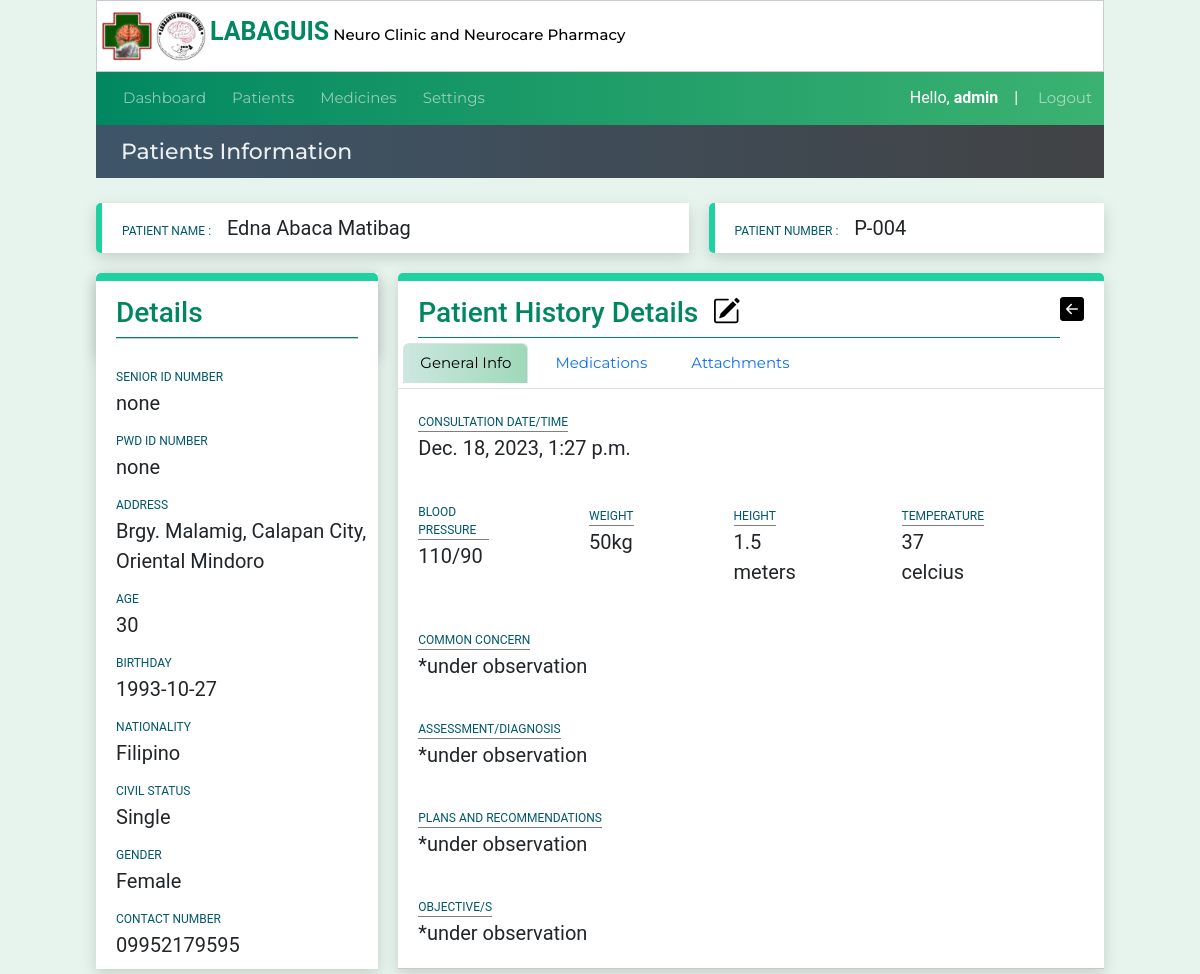
The page /patientinfo/31/patientmedinfo_geninfo/48 (signed in) on the database as committed earlier.
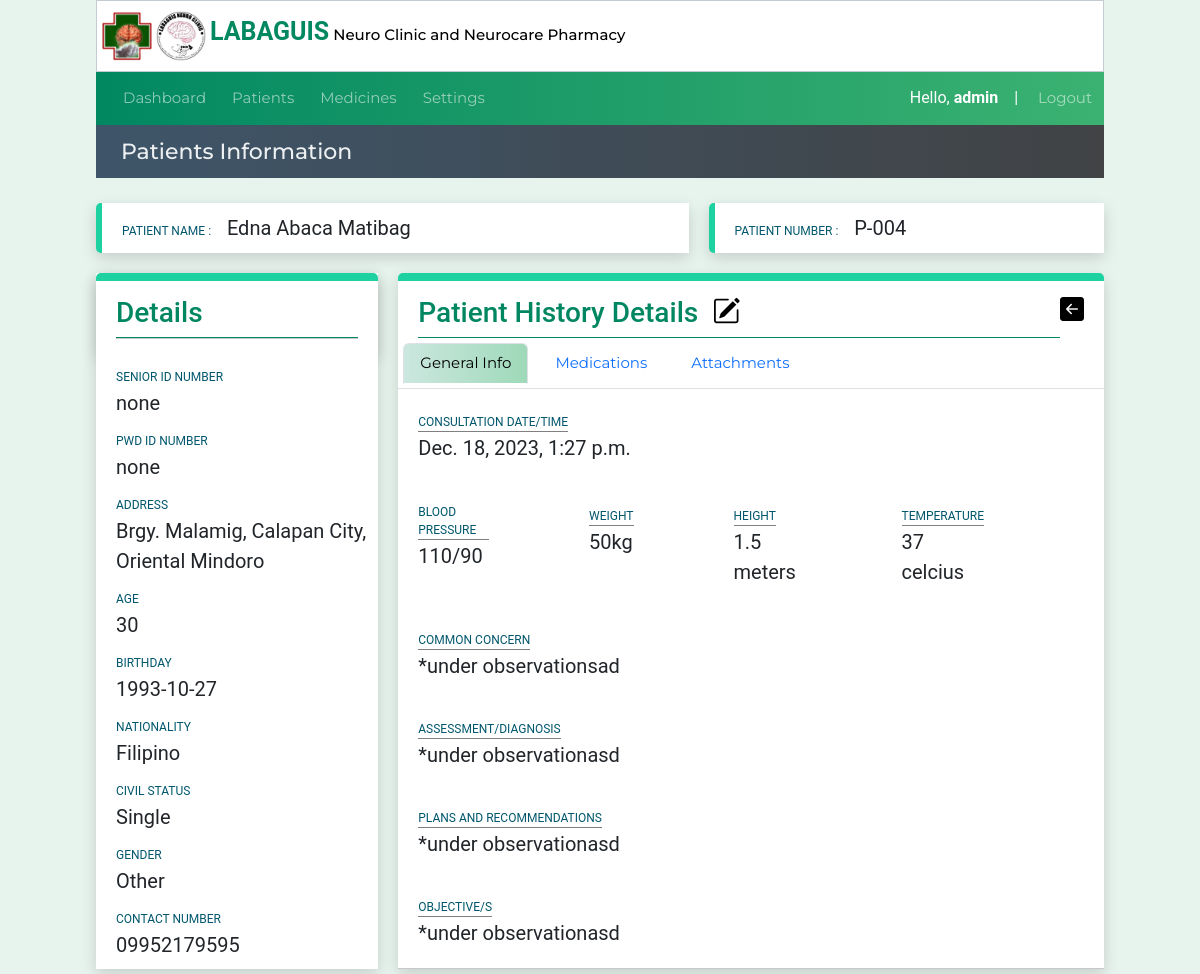
The same page on the database as committed later.
### website/models.py (models this page shows, shortened)
class Patient(models.Model):
    created_at = models.DateTimeField(auto_now_add=True)
    patient_code=models.CharField(max_length=50)
    first_name = models.CharField(max_length=50)
    middle_name = models.CharField(max_length=50)
    last_name = models.CharField(max_length=50)
    age = models.CharField(max_length=50)
    bday = models.CharField(max_length=50,default='')
    civil_status = models.CharField(max_length=50,default='')
    gender = models.CharField(max_length=50)
    address = models.CharField(max_length=100)
    contact_number = models.CharField(max_length=50)
    srID = models.CharField(max_length=50,null=True, blank=True)
    pwdID = models.CharField(max_length=50,null=True, blank=True)
    nationality = models.CharField(max_length=50,null=True, blank=True)

class Patienthistory(models.Model):
    created_at = models.DateTimeField(auto_now_add=True,null=True, blank=True)
    consultCounter = models.CharField(max_length=50)
    patient_code=models.CharField(max_length=50)
    diagnosis = models.TextField(default="*under observation",max_length=500,null=True, blank=True)
    remarks = models.TextField(default="*under observation",max_length=500,null=True, blank=True)
    objectives = models.TextField(default="*under observation",max_length=500,null=True, blank=True)
    plans_recommendations = models.TextField(default="*under observation",max_length=500,null=True, blank=True)
    bp = models.CharField(max_length=50,null=True, blank=True)
    weight = models.CharField(max_length=50,null=True, blank=True)
    height = models.CharField(max_length=50,null=True, blank=True)
    bodytemp = models.CharField(max_length=50,null=True, blank=True)

### website/views.py (the view, shortened to what this page needs)
# urls.py: path('patientinfo/<int:pk>/patientmedinfo_geninfo/<int:pkHistory>',views.patientmedinfo_geninfo, name='patientmedinfo_geninfo'),
@login_required(login_url="loginuser")
def patientmedinfo_geninfo(request,pk,pkHistory,selectedmed=''):
    form =PatientsAttachmentsForm()
    context=patientinfoData(pk)
    patienthistory_Data= Patienthistory.objects.get(id=pkHistory)
    context['patient_history']= patienthistory_Data
    pCode= context['pCode']
    context['medicinedata'] =Medicinelist.objects.all()
    context['form']=form
    context['patient_history_attachments'] = PatientsAttachments.objects.filter(patient_code=pCode,consultCounter=patienthistory_Data.consultCounter)
    return render(request,'patientmedinfo-geninfo.html',context)

### website/views.py (called while the page is built)
def patientinfoData(pk):
    medicines_list = Medicinelist.objects.all()
    patient_record = Patient.objects.get(id=pk)
    medicationrecord = Prescription.objects.filter(patient_code=patient_record.patient_code)
    context = { 'medicationrecord': medicationrecord,
               'patient_record':patient_record,
               'medicines_list':medicines_list,
               'pCode':patient_record.patient_code,
               'pID':pk,
               }
    return context

### website/templates/patientmedinfo-geninfo.html (shortened to what this page needs)
{% extends 'patientinfo.html' %}
{% load custom_tags %}
{% load static %}
{% block btn-back %} <a href="{% url "patientinfo" pID%}">
    <h4 style="color:black;"><i class="bi bi-arrow-left-square-fill"></i></h4>
</a>{% endblock btn-back %}
{% block title %}
<div class="lbl-details ">
    <h3>Patient History Details &nbsp<a href="{% url "editmedicalhistory" pID patient_history.id  %}"><i
                class="bi iconcolor bi-pencil-square"></i></a></h3>
</div>
{% endblock title %}
{% block content1 %}
<ul class="nav nav-tabs">
    <li class="nav-item">
      <a class="nav-link active" aria-current="page" href="{% url "patientmedinfo_geninfo" pID patient_history.id %}">General Info</a>
    </li>
    <li class="nav-item">
      <a class="nav-link" href="{% url "patientmedinfo_medications" pID patient_history.id %}">Medications</a>
    </li>
    <li class="nav-item">
      <a class="nav-link" href="{% url "patientmedinfo_attachments" pID patient_history.id %}">Attachments</a>
    </li>
  </ul>
<div class="add_medicalhistorytable">
    <label class="lbl-pname5">CONSULTATION DATE/TIME</label><br />
    <label class="value-pname">{{patient_history.created_at}} </label>
</div>
<div class="add_medicalhistorytable_flex">
    <div class="history_item">
        <label class="lbl-pname5">BLOOD PRESSURE</label><br />
        <label class="value-pname">{{patient_history.bp}} </label><br />
    </div>
    <div class="history_item">
        <label class="lbl-pname5">WEIGHT</label><br />
        <label class="value-pname">{{patient_history.weight}} </label><br />
    </div>
    <div class="history_item">
        <label class="lbl-pname5">HEIGHT</label><br />
        <label class="value-pname">{{patient_history.height}} </label>
    </div>
    <div class="history_item">
        <label class="lbl-pname5">TEMPERATURE</label><br />
        <label class="value-pname">{{patient_history.bodytemp}} </label>
    </div>
</div>
<div class="add_medicalhistorytable">
    <label class="lbl-pname5">COMMON CONCERN</label><br />
    <label class="value-pname">{{patient_history.remarks}} </label>
</div>
<div class="add_medicalhistorytable">
    <label class="lbl-pname5">ASSESSMENT/DIAGNOSIS</label><br />
    <label class="value-pname">{{patient_history.diagnosis}} </label>
</div>
<div class="add_medicalhistorytable">
    <label class="lbl-pname5">PLANS AND RECOMMENDATIONS</label><br />
    <label class="value-pname">{{patient_history.plans_recommendations}} </label>
</div>
<div class="add_medicalhistorytable">
    <label class="lbl-pname5">OBJECTIVE/S</label><br />
    <label class="value-pname">{{patient_history.objectives}} </label>
</div>
<hr>
{% endblock content1 %}

### website/templates/patientinfo.html (shortened to what this page needs)
{% extends 'index.html' %}
{% load custom_tags %}
{% block pagetitle %}Patients Information{% endblock pagetitle %}
{% block content %}
<div class="info-row1">
  <div class="col1-info">
    <label class="lbl-pname">PATIENT NAME : &nbsp &nbsp </label>
    <label class="value-pname">{{patient_record.first_name}} {{patient_record.middle_name}}
      {{patient_record.last_name }}
    </label>
  </div>
  <div class="col2-info">
    <label class="lbl-pname">PATIENT NUMBER : &nbsp &nbsp</label>
    <label class="value-pname">{{patient_record.patient_code}} </label>
  </div>
</div>
<div class="info-row2">
  <div class="detials-container">
    <div class="pdetails-head">
      <div class="lbl-details">
        <h3>Details</h3>
      </div>
      <hr>
    </div>
    <div class="pdetails-body">
      <label class="lbl-pname">SENIOR ID NUMBER</label><br />
      <label class="value-pname">{{patient_record.srID}} </label>
    </div>
    <div class="pdetails-body">
      <label class="lbl-pname">PWD ID NUMBER</label><br />
      <label class="value-pname">{{patient_record.pwdID}} </label>
    </div>
    <div class="pdetails-body">
      <label class="lbl-pname">ADDRESS</label><br />
      <label class="value-pname">{{patient_record.address}} </label>
    </div>
    <div class="pdetails-body">
      <label class="lbl-pname">AGE</label><br />
      <label class="value-pname">{{patient_record.age}} </label>
    </div>
    <div class="pdetails-body">
      <label class="lbl-pname">BIRTHDAY</label><br />
      <label class="value-pname">{{patient_record.bday}} </label>
    </div>
    <div class="pdetails-body">
      <label class="lbl-pname">NATIONALITY</label><br />
      <label class="value-pname">{{patient_record.nationality}} </label>
    </div>
    <div class="pdetails-body">
      <label class="lbl-pname">CIVIL STATUS</label><br />
      <label class="value-pname">{{patient_record.civil_status}} </label>
    </div>
    <div class="pdetails-body">
      <label class="lbl-pname">GENDER</label><br />
      <label class="value-pname">{{patient_record.gender}} </label>
    </div>
    <div class="pdetails-body">
      <label class="lbl-pname">CONTACT NUMBER</label><br />
      <label class="value-pname">{{patient_record.contact_number}} </label>
    </div>
  </div>
  <div class="details-history">
    <div class="phistory-head">
      {% block title %}{% endblock title %}
      {% block btn-back%}{% endblock  %}
    </div>
    {% block content1 %}{% endblock content1 %}
</div>
</div>
{% endblock content %}

Rows that differ between the two databases and show on the page:
changed Patient "Edna": gender "Female" → "Other"
changed Patienthistory "50kg": remarks "*under observation" → "*under observationsad"; diagnosis "*under observation" → "*under observationasd"; plans_recommendations "*under observation" → "*under observationasd"; objectives "*under observation" → "*under observationasd"
